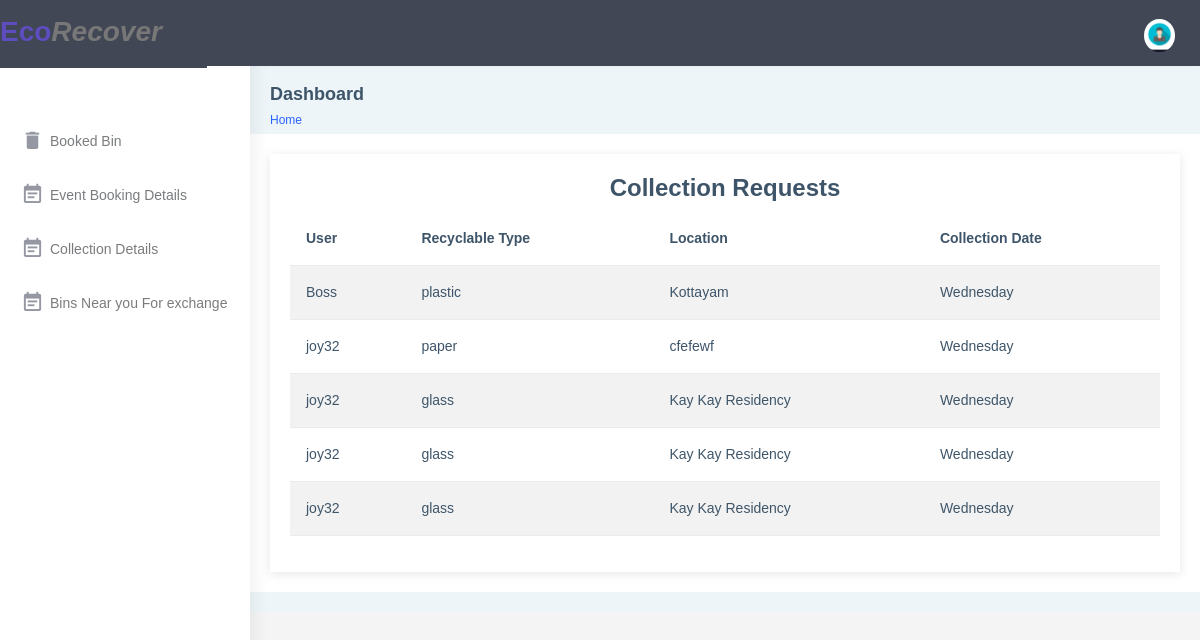
Before: /recyclable_details/ with the older database file.
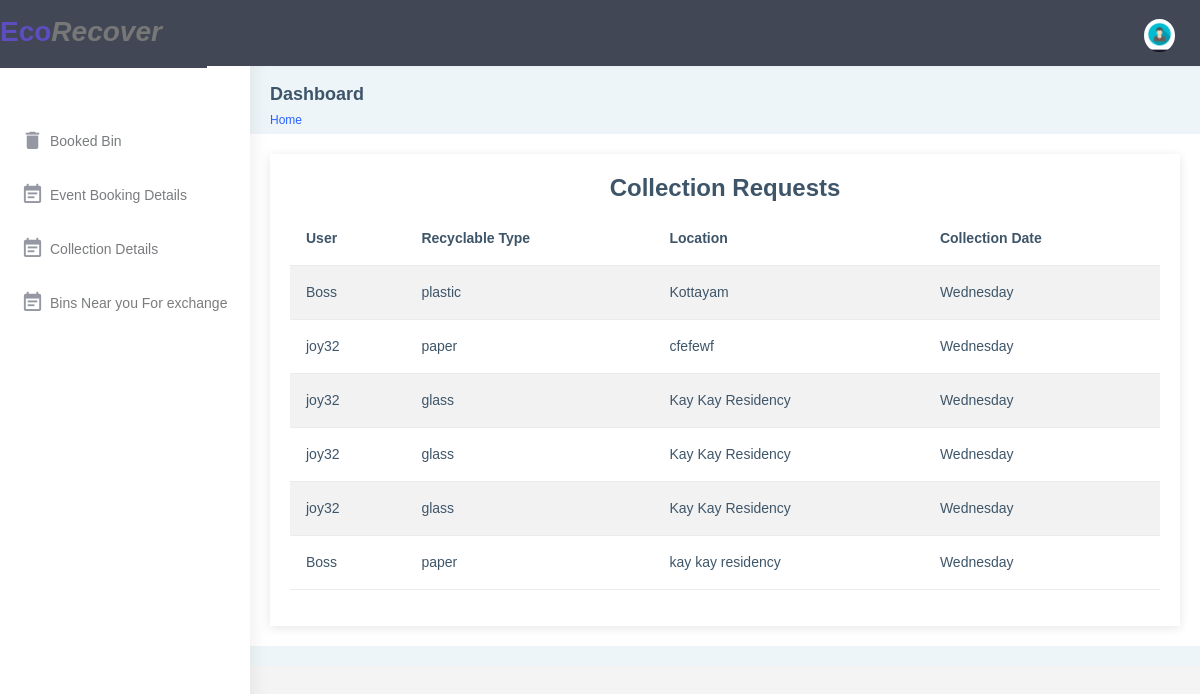
After: the same page with the newer database file.
### app322/models.py (models this page shows, shortened)
class CollectionRequest(models.Model):
    user = models.ForeignKey(User, on_delete=models.CASCADE)
    recyclable_type = models.CharField(max_length=100)
    location = models.CharField(max_length=255)
    collection_date = models.CharField(max_length=50)  # You can use DateField if you want to store dates as date objects

### app322/views.py (the view)
# urls.py: path('recyclable_details/', collection_request_list, name='recyclable_details'),
def collection_request_list(request):
    collection_requests = CollectionRequest.objects.all()
    return render(request, 'admin/recyclable.html', {'collection_requests': collection_requests})

### templates/admin/recyclable.html
{% extends 'base.html' %}
{% load static %}
{% block content %}
<div class="container">
    <h1 class="text-center">Collection Requests</h1>
    <div class="row justify-content-center">
        <div class="col-md-8">
            {% if collection_requests %}
            <table class="table table-striped">
                <thead>
                    <tr>
                        <th>User</th>
                        <th>Recyclable Type</th>
                        <th>Location</th>
                        <th>Collection Date</th>
                    </tr>
                </thead>
                <tbody>
                    {% for request in collection_requests %}
                    <tr>
                        <td>{{ request.user.username }}</td>
                        <td>{{ request.recyclable_type }}</td>
                        <td>{{ request.location }}</td>
                        <td>{{ request.collection_date }}</td>
                    </tr>
                    {% endfor %}
                </tbody>
            </table>
            {% else %}
            <div class="alert alert-info" role="alert">
                No current requests.
            </div>
            {% endif %}
        </div>
    </div>
</div>
{% endblock %}

Changed rows visible on the page:
added CollectionRequest: user.username "Boss", recyclable_type "paper", location "kay kay residency", collection_date "Wednesday"
